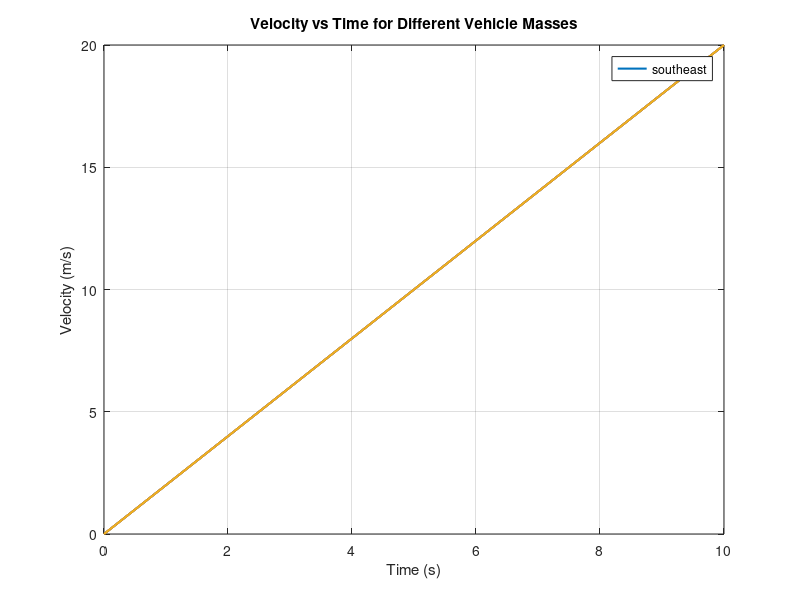
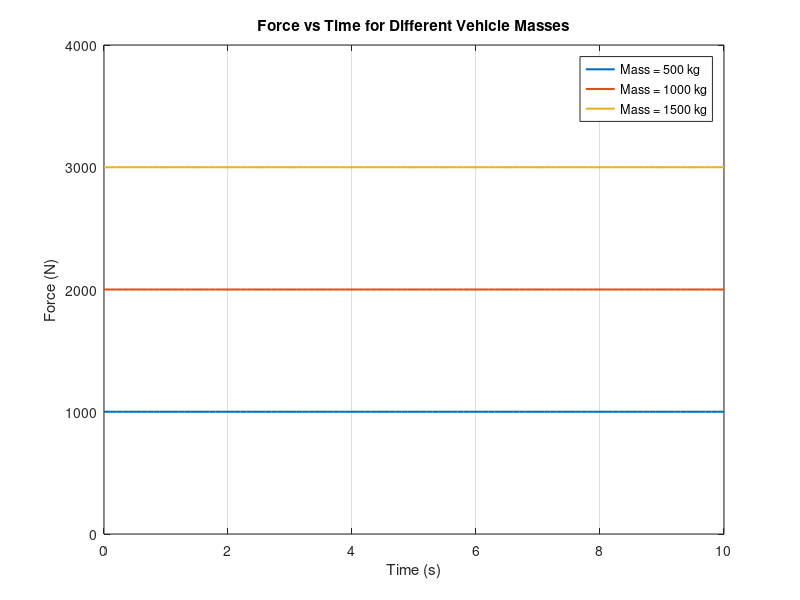

These charts were generated, in order, by the following MATLAB code:
% 1. Define Parameters
masses = [500, 1000, 1500]; % Masses in kg
initial_velocity = 0; % Initial velocity in m/s
acceleration = 2; % Constant acceleration in m/s^2
time = 0:0.1:10; % Time array from 0 to 10 seconds

% Initialize arrays for velocity and force
velocities = zeros(length(masses), length(time));
forces = zeros(length(masses), 1);

% 2. Compute Velocity and Force for Each Mass
for i = 1:length(masses)
    velocities(i, :) = initial_velocity + acceleration * time; % v = u + at
    forces(i) = masses(i) * acceleration; % F = ma
end

%% 3. Plot Velocity vs. Time for Different Masses
figure;
for i = 1:length(masses)
    plot(time, velocities(i, :), 'DisplayName', ['Mass = ' num2str(masses(i)) ' kg'], 'LineWidth', 1.5);
    hold on;
end
title('Velocity vs Time for Different Vehicle Masses');
xlabel('Time (s)');
ylabel('Velocity (m/s)');
legend(Location="southeast");
grid on;
hold off;

%% 4. Plot Force vs. Time (Force is Constant for Each Mass)
figure;
for i = 1:length(masses)
    plot(time, forces(i) * ones(size(time)), 'DisplayName', ['Mass = ' num2str(masses(i)) ' kg'], 'LineWidth', 1.5);
    hold on;
end
title('Force vs Time for Different Vehicle Masses');
xlabel('Time (s)');
ylabel('Force (N)');
legend;
ylim([0 4000])
grid on;
hold off;